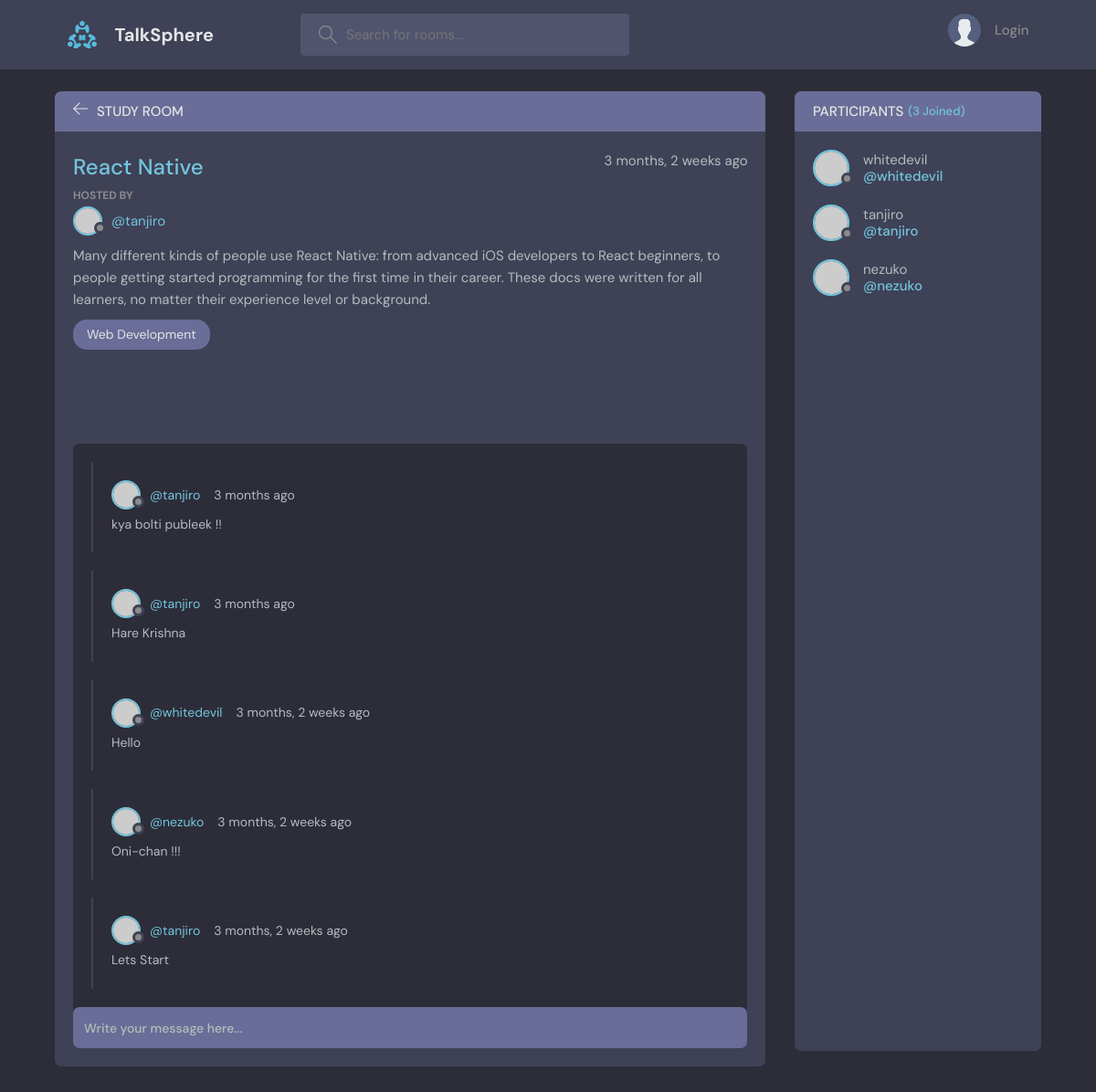
Before: /room/5/ with the older database file.
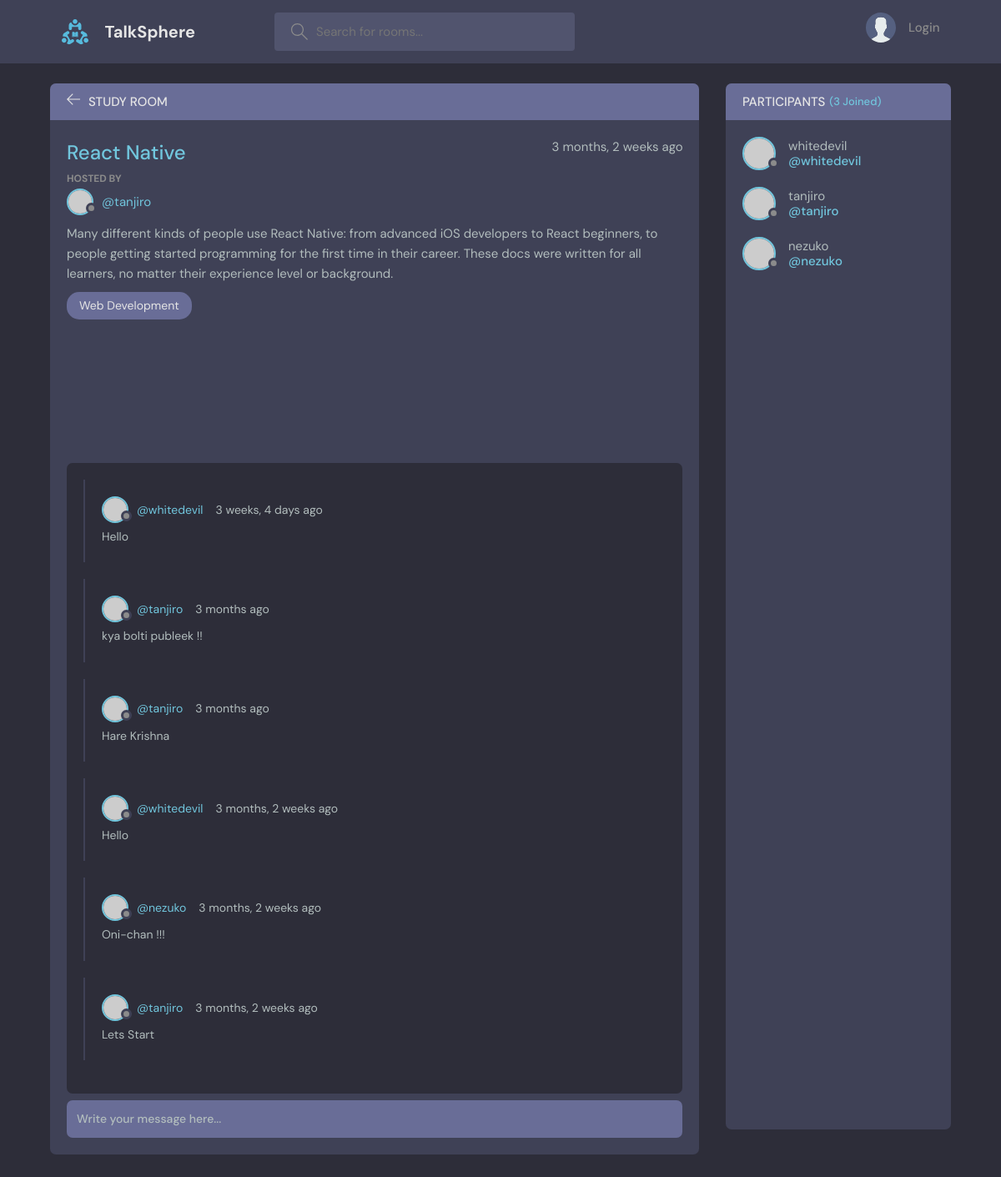
After: the same page with the newer database file.
### base/models.py (models this page shows, shortened)
class Message(models.Model):
    user = models.ForeignKey(User, on_delete=models.CASCADE, default=1)
    room = models.ForeignKey(Room, on_delete=models.CASCADE)
    body = models.TextField()
    updated = models.DateTimeField(auto_now=True)
    created = models.DateTimeField(auto_now_add=True)
    class Meta:
        ordering = ['-updated', '-created']

### base/views.py (the view, shortened to what this page needs)
# urls.py: path("room/<str:pk>/",views.room, name="room"),
def room(request,pk):
    room = Room.objects.get(id=pk)
    room_messages = room.message_set.all()
    participants = room.participants.all()
    context={'room':room, 'room_messages':room_messages, 'participants':participants }
    return render(request, 'base/room.html',context)

### base/models.py (called while the page is built)
    def __str__(self):
        return self.name

### base/templates/base/room.html (shortened to what this page needs)
{% extends 'main.html' %}
{% block content %}
    <main class="profile-page layout layout--2">
      <div class="container">
        <div class="room">
          <div class="room__top">
            <div class="room__topLeft">
              <a href="{% url 'home' %}">
                <svg version="1.1" xmlns="http://www.w3.org/2000/svg" width="32" height="32" viewBox="0 0 32 32">
                  <title>arrow-left</title>
                  <path
                    d="M13.723 2.286l-13.723 13.714 13.719 13.714 1.616-1.611-10.96-10.96h27.625v-2.286h-27.625l10.965-10.965-1.616-1.607z"
                  ></path>
                </svg>
              </a>
              <h3>Study Room</h3>
            </div>
          </div>
          <div class="room__box scroll">
            <div class="room__header scroll">
              <div class="room__info">
                <h3>{{ room.name }}</h3>
                <span>{{room.created|timesince}} ago</span>
              </div>
              <div class="room__hosted">
                <p>Hosted By</p>
                <a href="{% url 'user-profile' room.host.id %}" class="room__author">
                  <div class="avatar avatar--small">
                    <img src="https://randomuser.me/api/portraits/men/37.jpg" />
                  </div>
                  <span>@{{room.host.username}}</span>
                </a>
              </div>
              <div class="room__details">
                {{room.description}}
              </div>
              <span class="room__topics">{{room.topic}}</span>
            </div>
            <div class="room__conversation">
              <div class="threads scroll">
                {% for message in room_messages %}
                <div class="thread">
                  <div class="thread__top">
                    <div class="thread__author">
                      <a href="{% url 'user-profile' message.user.id %}" class="thread__authorInfo">
                        <div class="avatar avatar--small">
                          <img src="https://randomuser.me/api/portraits/men/37.jpg" />
                        </div>
                        <span>@{{message.user.username}}</span>
                      </a>
                      <span class="thread__date">{{message.created|timesince}} ago</span>
                    </div>
                  </div>
                  <div class="thread__details">
                    {{message.body}}
                  </div>
                </div>
                {% endfor %}
              </div>
            </div>
          </div>
          <div class="room__message">
            <form action="" method="POST">
              <input name="body" placeholder="Write your message here..." /></form>
          </div>
        </div>
        <div class="participants">
          <h3 class="participants__top">Participants <span>({{participants.count}} Joined)</span></h3>
          <div class="participants__list scroll">
            {% for user in participants %}
            <a href="{% url 'user-profile' user.id %}" class="participant">
              <div class="avatar avatar--medium">
                <img src="https://randomuser.me/api/portraits/men/37.jpg" />
              </div>
              <p>
                {{user.username}}
                <span>@{{user.username}}</span>
              </p>
            </a>
            {% endfor %}
          </div>
        </div>
      </div>
    </main>
{% endblock content %}

Changed rows visible on the page:
added Message: user.username "whitedevil", created "3 weeks, 4 days", body "Hello"
